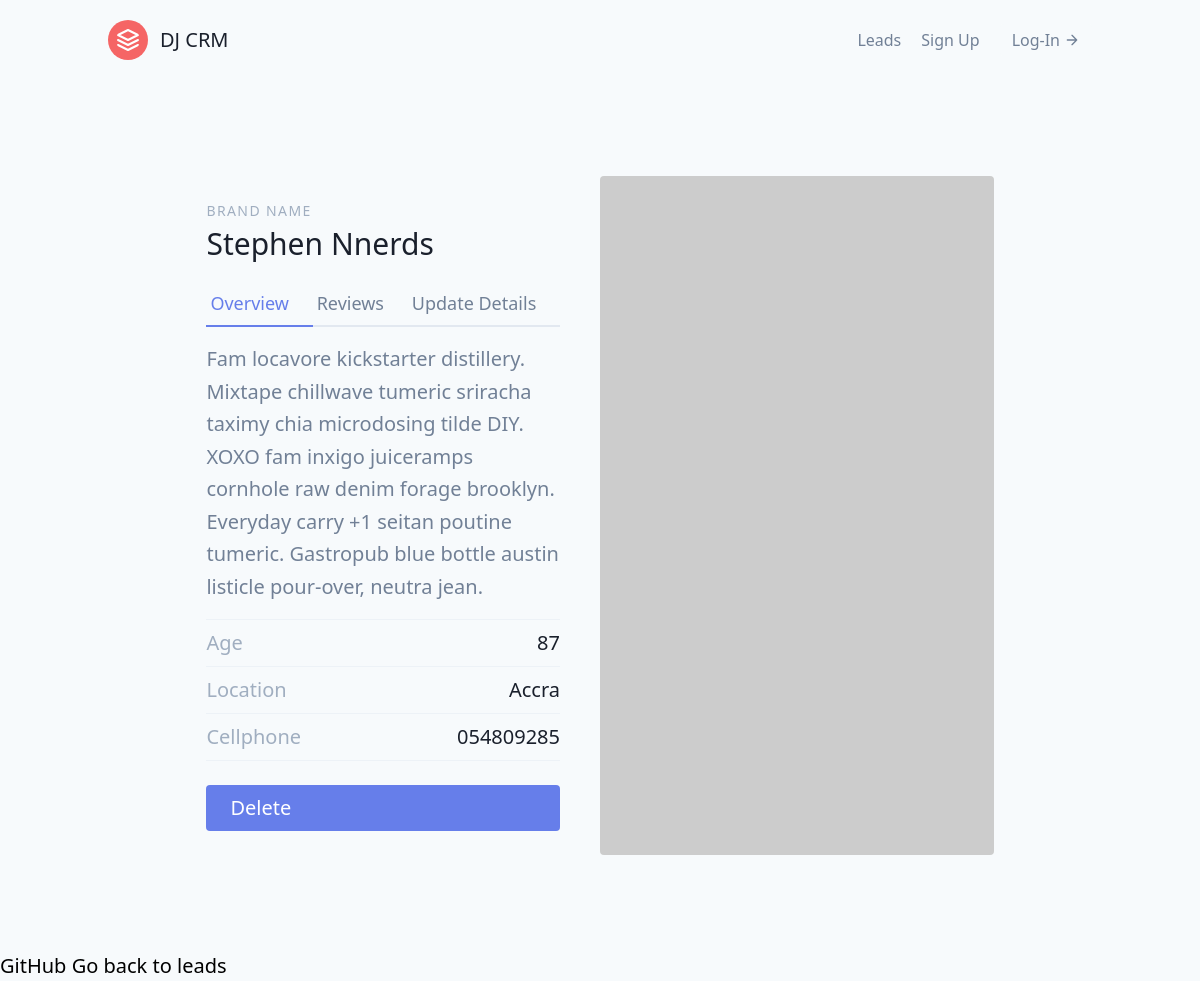
Screenshot of /leads/5/ with the database file from the repository.
### leads/models.py (models this page shows, shortened)
class Lead(models.Model):
    first_name = models.CharField(max_length=20)
    last_name = models.CharField(max_length=20)
    age = models.IntegerField(default=12)
    agent = models.ForeignKey("Agent",on_delete=models.CASCADE)

### leads/views.py (the view)
# urls.py: path('<int:pk>/', lead_detail, name='lead-detail'),
def lead_detail(request, pk):
    print(pk)
    lead = Lead.objects.get(id=pk)
    context ={
        "lead": lead
    }
    return render(request, "leads/lead_detail.html", context)

### leads/templates/leads/lead_detail.html
{% extends 'base.html' %}
{% block content %}
<section class="text-gray-600 body-font overflow-hidden">
  <div class="container px-5 py-24 mx-auto">
    <div class="lg:w-4/5 mx-auto flex flex-wrap">
      <div class="lg:w-1/2 w-full lg:pr-10 lg:py-6 mb-6 lg:mb-0">
        <h2 class="text-sm title-font text-gray-500 tracking-widest">BRAND NAME</h2>
        <h1 class="text-gray-900 text-3xl title-font font-medium mb-4">{{ lead.first_name }} {{ lead.last_name }}</h1>
        <div class="flex mb-4">
          <a href="{% url 'leads:lead-detail' lead.pk %}" class="flex-grow text-indigo-500 border-b-2 border-indigo-500 py-2 text-lg px-1">
            Overview
        </a>
          <a class="flex-grow border-b-2 border-gray-300 py-2 text-lg px-1">
            Reviews
        </a>
          <a href="{% url 'leads:lead-update' lead.pk %}" class="flex-grow border-b-2 border-gray-300 py-2 text-lg px-1">Update Details</a>
        </div>
        <p class="leading-relaxed mb-4">Fam locavore kickstarter distillery. Mixtape chillwave tumeric sriracha taximy chia microdosing tilde DIY. XOXO fam inxigo juiceramps cornhole raw denim forage brooklyn. Everyday carry +1 seitan poutine tumeric. Gastropub blue bottle austin listicle pour-over, neutra jean.</p>
        <div class="flex border-t border-gray-200 py-2">
          <span class="text-gray-500">Age</span>
          <span class="ml-auto text-gray-900">{{ lead.age }}</span>
        </div>
        <div class="flex border-t border-gray-200 py-2">
          <span class="text-gray-500">Location</span>
          <span class="ml-auto text-gray-900">Accra</span>
        </div>
        <div class="flex border-t border-b mb-6 border-gray-200 py-2">
          <span class="text-gray-500">Cellphone</span>
          <span class="ml-auto text-gray-900">054809285</span>
        </div>
          <a href="{% url 'leads:lead-delete' lead.pk %}" class="flex ml-auto text-white bg-indigo-500 border-0 py-2 px-6 focus:outline-none hover:bg-indigo-600 rounded text-center">Delete</a>
      </div>
      <img alt="ecommerce" class="lg:w-1/2 w-full lg:h-auto h-64 object-cover object-center rounded" src="https://dummyimage.com/400x400">
    </div>
  </div>
</section>
GitHub
    <a href="{% url 'leads:lead-list' %}"> Go back to leads</a>
{% endblock content %}

### rows the page displays
Lead: first_name "Stephen", last_name "Nnerds", age "87"
